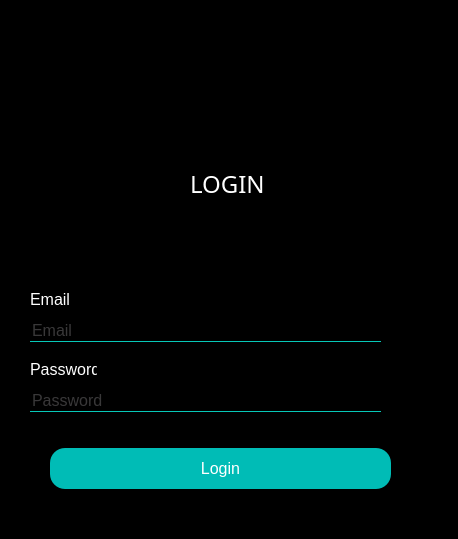
<?xml version="1.0" encoding="UTF-8"?>
<ui version="4.0">
 <class>Loginwindow</class>
 <widget class="QWidget" name="Loginwindow">
  <property name="windowModality">
   <enum>Qt::NonModal</enum>
  </property>
  <property name="enabled">
   <bool>true</bool>
  </property>
  <property name="geometry">
   <rect>
    <x>0</x>
    <y>0</y>
    <width>458</width>
    <height>539</height>
   </rect>
  </property>
  <property name="contextMenuPolicy">
   <enum>Qt::DefaultContextMenu</enum>
  </property>
  <property name="windowTitle">
   <string>JourneySharingApplication_Desktop</string>
  </property>
  <property name="styleSheet">
   <string notr="true">QFrame
{
background-color: rgb(67, 67, 67);
border-radius:45px;
background-image: url(:/imag/imag/13.png);
}
QWidget{
background-color:rgb(0,0,0);
}
QPushButton
{
background-color:#00bcb6;
border-radius:60px;
}
QToolButton
{
background:transparent;
background:rgb(0,0, 0);
border-radius:15px;
}
QLabel
{
background:transparent;
color:white
}
QPushButton
{
color:white;
border-radius:15px;
}
QPushButton:hover
{
color:black;
border-radius:15px;
background-color: rgb(67, 67, 67);
}

QLineEdit
{
background:transparent;
border:none;
color:#717072;
border-bottom:1px solid rgb(6, 200, 184);

}</string>
  </property>
  <widget class="QFrame" name="frame">
   <property name="geometry">
    <rect>
     <x>20</x>
     <y>60</y>
     <width>411</width>
     <height>451</height>
    </rect>
   </property>
   <property name="styleSheet">
    <string notr="true"/>
   </property>
   <property name="frameShape">
    <enum>QFrame::StyledPanel</enum>
   </property>
   <property name="frameShadow">
    <enum>QFrame::Raised</enum>
   </property>
   <widget class="QLabel" name="label">
    <property name="geometry">
     <rect>
      <x>170</x>
      <y>110</y>
      <width>81</width>
      <height>27</height>
     </rect>
    </property>
    <property name="styleSheet">
     <string notr="true">*{
font-family:century gothic;
font-size:24px;
}
</string>
    </property>
    <property name="text">
     <string>LOGIN </string>
    </property>
   </widget>
   <widget class="QPushButton" name="pushButton">
    <property name="geometry">
     <rect>
      <x>30</x>
      <y>388</y>
      <width>341</width>
      <height>41</height>
     </rect>
    </property>
    <property name="font">
     <font>
      <pointsize>12</pointsize>
     </font>
    </property>
    <property name="styleSheet">
     <string notr="true"/>
    </property>
    <property name="text">
     <string>Login</string>
    </property>
   </widget>
   <widget class="QLineEdit" name="lineEdit">
    <property name="geometry">
     <rect>
      <x>10</x>
      <y>260</y>
      <width>351</width>
      <height>22</height>
     </rect>
    </property>
    <property name="font">
     <font>
      <pointsize>12</pointsize>
      <weight>50</weight>
      <bold>false</bold>
     </font>
    </property>
    <property name="text">
     <string/>
    </property>
    <property name="placeholderText">
     <string>Email</string>
    </property>
   </widget>
   <widget class="QLineEdit" name="lineEdit_2">
    <property name="geometry">
     <rect>
      <x>10</x>
      <y>330</y>
      <width>351</width>
      <height>22</height>
     </rect>
    </property>
    <property name="font">
     <font>
      <pointsize>12</pointsize>
     </font>
    </property>
    <property name="styleSheet">
     <string notr="true"/>
    </property>
    <property name="text">
     <string/>
    </property>
    <property name="echoMode">
     <enum>QLineEdit::Password</enum>
    </property>
    <property name="placeholderText">
     <string>Password</string>
    </property>
   </widget>
   <widget class="QLabel" name="label_2">
    <property name="geometry">
     <rect>
      <x>10</x>
      <y>230</y>
      <width>39</width>
      <height>19</height>
     </rect>
    </property>
    <property name="font">
     <font>
      <pointsize>12</pointsize>
     </font>
    </property>
    <property name="cursor">
     <cursorShape>ArrowCursor</cursorShape>
    </property>
    <property name="text">
     <string>Email</string>
    </property>
   </widget>
   <widget class="QLabel" name="label_3">
    <property name="geometry">
     <rect>
      <x>10</x>
      <y>300</y>
      <width>67</width>
      <height>19</height>
     </rect>
    </property>
    <property name="font">
     <font>
      <pointsize>12</pointsize>
     </font>
    </property>
    <property name="cursor">
     <cursorShape>ArrowCursor</cursorShape>
    </property>
    <property name="text">
     <string>Password</string>
    </property>
   </widget>
  </widget>
  <widget class="QToolButton" name="toolButton">
   <property name="geometry">
    <rect>
     <x>170</x>
     <y>30</y>
     <width>131</width>
     <height>121</height>
    </rect>
   </property>
   <property name="text">
    <string/>
   </property>
   <property name="icon">
    <iconset resource="images.qrc">
     <normaloff>:/imag/imag/journey_sharing_application.png</normaloff>:/imag/imag/journey_sharing_application.png</iconset>
   </property>
   <property name="iconSize">
    <size>
     <width>256</width>
     <height>256</height>
    </size>
   </property>
  </widget>
 </widget>
 <resources>
  <include location="images.qrc"/>
 </resources>
 <connections/>
</ui>
